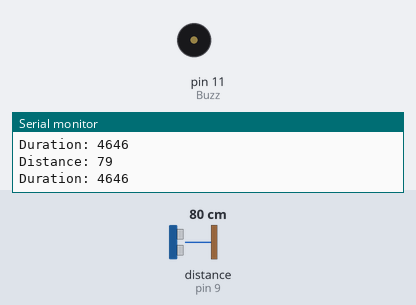
This sketch was run on a simulated Arduino Uno, built with avr-gcc and run on an emulated ATmega328P. Parts: buzzer (waves = sounding), the last lines printed to the serial monitor. Wiring (inferred from the names in the program): ultrasonic range finder: trigger pin 8; echo pin 9. The inputs (shaded band) are chosen by the test bench; at power-on: distance to the obstacle (sensor on pin 9) 80 cm. The echo pulse lasts 58.3 µs per cm.

Above: at 1.2 s.
1.3 s: distance to the obstacle (sensor on pin 9) set to 69 cm
4.3 s: distance to the obstacle (sensor on pin 9) set to 59 cm
At 4.7 s:
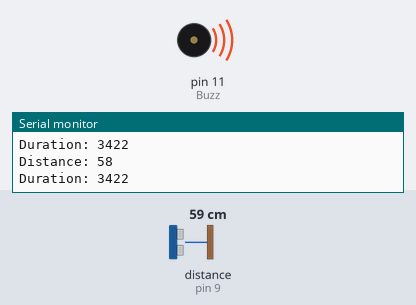
5.8 s: distance to the obstacle (sensor on pin 9) set to 6 cm
At 6.3 s:
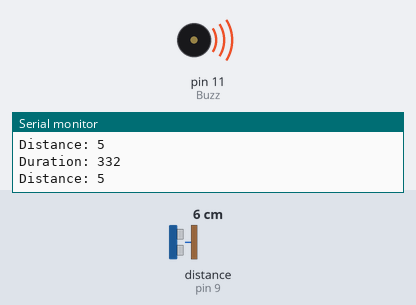
8.8 s: distance to the obstacle (sensor on pin 9) set to 3 cm
At 10.3 s:
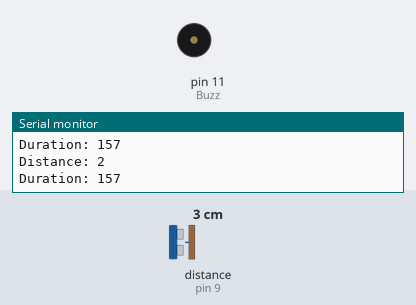
13.3 s: distance to the obstacle (sensor on pin 9) set to 18 cm
At 14.3 s:
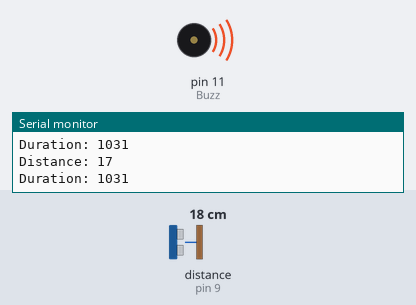
Timing chart, 0 to 16.3 s (numbered marks = the images above; inputs shaded):
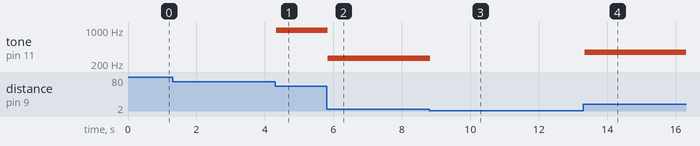

The sketch:

ultrasonic_chromatic.ino
```cpp
const int echoPin = 9;
const int trigPin = 8;
const int Buzz = 11;

//int note = 262;                              // middle C

int c4 = 262;                                  // middle C
int c4_d4 = 277;
int d4 = 294;
int d4_e4 = 311;
int e4 = 330;
int f4 = 349;
int f4_g4 = 370;
int g4 = 392;
int g4_a4 = 415;
int a4 = 440;
int a4_b4 = 466;
int b4 = 494;
int c5 = 523;
int c5_d5 = 554;
int d5 = 587;
int d5_e5 = 622;
int e5 = 659;
int f5 = 698;
int f5_g5 = 740;
int g5 = 784;
int g5_a5 = 831;
int a5 = 880;
int a5_b5 = 932;
int b5 = 988;
int c6 = 1047;
int notes[] = {c4, c4_d4, d4, d4_e4, e4, f4, f4_g4, g4, g4_a4, a4, a4_b4, b4, c5, c5_d5, d5, d5_e5, e5, f5, f5_g5, g5, g5_a5, a5, a5_b5, b5, c6};       // array storing all notes

long duration, distance;

void setup() {
  pinMode(trigPin, OUTPUT);
  pinMode(echoPin, INPUT);
  Serial.begin(9600);

  pinMode(Buzz, OUTPUT);
}

void loop() {
  digitalWrite(trigPin, LOW);                 // init -- clearing trig pin
  delayMicroseconds(2);

  digitalWrite(trigPin, HIGH);                // sending out ultrasonic signal
  delayMicroseconds(10);
  digitalWrite(trigPin, LOW);

  duration = pulseIn(echoPin,HIGH);           // catch the signal from the echo pin when it arrives

  Serial.print("Duration: ");
  Serial.println(duration);

  distance = (duration/2)/29.1;               // formula for converting time into distance (cm)
                                              // using speed of sound = 340 m/s

  Serial.print("Distance: ");
  Serial.println(distance);                   // println prints thing in brackets and adds new line

  if (distance >= 4 && distance <= 63)
  {
    if (distance >= 4 && distance <= 5)      //C4 (middle C)
      tone(Buzz, notes[0]);
    else if (distance >= 6 && distance <= 7)
        tone(Buzz, notes[1]);                //C4_D4
    else if (distance >= 8 && distance <= 9)
        tone(Buzz, notes[2]);                //D4
    else if (distance >= 10 && distance <= 11)
        tone(Buzz, notes[3]);                //D4_E4
    else if (distance >= 12 && distance <= 15)
        tone(Buzz, notes[4]);                //E4
    else if (distance >= 16 && distance <= 17)
        tone(Buzz, notes[5]);                //F4
    else if (distance >= 18 && distance <= 19)
        tone(Buzz, notes[6]);                //F4_G4
    else if (distance >= 20 && distance <= 21)
        tone(Buzz, notes[7]);                //G4
    else if (distance >= 22 && distance <= 23)
        tone(Buzz, notes[8]);                //G4_A4
    else if (distance >= 24 && distance <= 25)
        tone(Buzz, notes[9]);                //A4
    else if (distance >= 26 && distance <= 27)
        tone(Buzz, notes[10]);                //A4_B4
    else if (distance >= 28 && distance <= 31)
        tone(Buzz, notes[11]);                //B4
    else if (distance >= 32 && distance <= 33)
        tone(Buzz, notes[12]);                //C5
    else if (distance >= 34 && distance <= 35)
        tone(Buzz, notes[13]);                //C5_D5
    else if (distance >= 36 && distance <= 37)
        tone(Buzz, notes[14]);                //D5
    else if (distance >= 38 && distance <= 39)
        tone(Buzz, notes[15]);                //D5_E5
    else if (distance >= 40 && distance <= 43)
        tone(Buzz, notes[16]);                //E5
    else if (distance >= 44 && distance <= 45)
        tone(Buzz, notes[17]);               //F5
    else if (distance >= 46 && distance <= 47)
        tone(Buzz, notes[18]);                //F5_G5
    else if (distance >= 48 && distance <= 49)
        tone(Buzz, notes[19]);               //G5
    else if (distance >= 50 && distance <= 51)
        tone(Buzz, notes[20]);                //G5_A5
    else if (distance >= 52 && distance <= 53)
        tone(Buzz, notes[21]);               //A5
    else if (distance >= 54 && distance <= 55)
        tone(Buzz, notes[22]);                //A5_B5
    else if (distance >= 56 && distance <= 59)
        tone(Buzz, notes[23]);               //B5
    else if (distance >= 60 && distance <= 63)
        tone(Buzz, notes[24]);               //C6
  }

  else {
    noTone(Buzz);
  }
}
```

Measured:
- the behaviour switches between 65 and 64 cm on distance to the obstacle (sensor on pin 9) (found by bisection; images 0 and 1)
- the behaviour switches between 5 and 4 cm on distance to the obstacle (sensor on pin 9) (found by bisection; images 2 and 3)
- after the input at 4.3 s, tone on pin 11 (Buzz): silent → 988 Hz at once
- after the input at 5.8 s, tone on pin 11 (Buzz): 988 Hz → 262 Hz at once
- after the input at 8.8 s, tone on pin 11 (Buzz): 262 Hz → silent at once
- after the input at 13.3 s, tone on pin 11 (Buzz): silent → 349 Hz after 0.05 s
